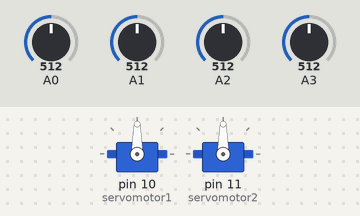
Recording of a sketch running on a simulated Arduino Uno, built with avr-gcc and run on an emulated ATmega328P. On the bench: 2 × servo. The test bench sets the inputs (shaded band); at power-on: A2 = 512, A0 = 512, A1 = 512, A3 = 512. What the sketch prints to the serial monitor is not drawn.

Above: at 1.2 s.
1.3 s: A2 set to 716
At 1.99 s:
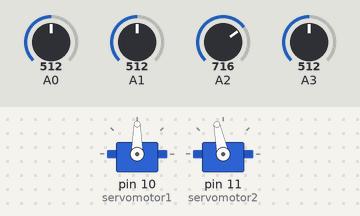
At 2.98 s:
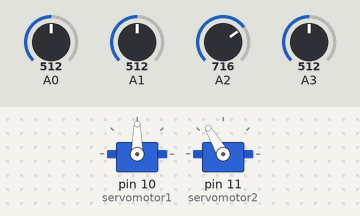
4.3 s: A0 set to 716
At 5.42 s:
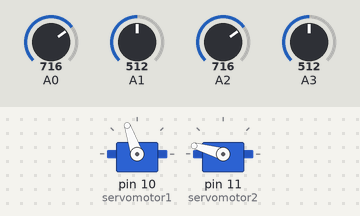
7.3 s: A1 set to 992
10.3 s: A3 set to 108
13.3 s: A3 set to 92
16.3 s: A1 set to 725
18.6 s: A1 set to 702
At 23.87 s:
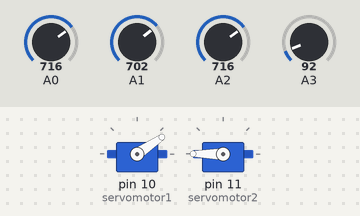
Timing chart, 0 to 25.4 s (numbered marks = the images above; inputs shaded):
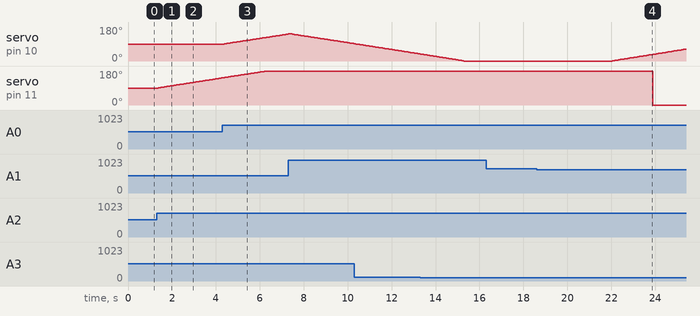

The sketch:

Girasol_sin_calibrar.ino
```cpp
#include <Servo.h>

Servo servomotor1;
Servo servomotor2;
int ldr1 = 0;
int ldr2 = 0;
int ldr3 = 0;
int ldr4 = 0;
int x = 90;
int y = 90;

void setup() {
  servomotor1.attach(10);
  servomotor2.attach(11);
  Serial.begin(9600);

}

void loop() {
  delay(1);
  ldr2 = analogRead(A0);
  ldr1 = analogRead(A1);
  Serial.print("ldr1 ");
  Serial.println(ldr1);
  Serial.print("ldr2 ");
  Serial.println(ldr2);
  delay(1);
  if (ldr1>ldr2){
    servomotor1.write(x);
    x-=1;
  }
  if(ldr1<ldr2){
    servomotor1.write(x);
    x+=1;
  }
  if(ldr1==ldr2){
    servomotor1.write(x);
  }
  ldr4 = analogRead(A2);
  ldr3 = analogRead(A3);
  Serial.print("ldr3 ");
  Serial.println(ldr3);
  Serial.print("ldr4 ");
  Serial.println(ldr4);
  delay(1);
  if (ldr3>ldr4){
    servomotor2.write(y);
    y-=1;
  }
  if(ldr3<ldr4){
    servomotor2.write(y);
    y+=1;
  }
  if (ldr3==ldr4){
    servomotor2.write(y);
  }
  Serial.print("x ");
  Serial.println(x);
  Serial.print("y ");
  Serial.println(y);
  delay(1);

}
```

Measured:
- after the input at 1.3 s, servo on pin 11 (servomotor2): moves from 90° to 144° over 2.9 s, starting after 0.08 s
- after the input at 4.3 s, servo on pin 10 (servomotor1): moves from 90° to 143° over 2.9 s, starting after 0.09 s
- after the input at 18.6 s, servo on pin 10 (servomotor1): moves from 0° to 63° over 3.3 s, starting after 3.4 s
